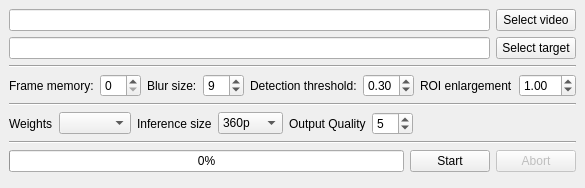
<?xml version="1.0" encoding="UTF-8"?>
<ui version="4.0">
    <class>MainWindow</class>
    <widget class="QMainWindow" name="MainWindow">
        <property name="geometry">
            <rect>
                <x>0</x>
                <y>0</y>
                <width>534</width>
                <height>188</height>
            </rect>
        </property>
        <property name="windowTitle">
            <string>DashcamCleaner</string>
        </property>
        <widget class="QWidget" name="centralwidget">
            <layout class="QVBoxLayout" name="verticalLayout">
                <item>
                    <layout class="QHBoxLayout" name="horizontalLayout">
                        <item>
                            <widget class="QLineEdit" name="line_source">
                                <property name="enabled">
                                    <bool>true</bool>
                                </property>
                                <property name="readOnly">
                                    <bool>true</bool>
                                </property>
                            </widget>
                        </item>
                        <item>
                            <widget class="QPushButton" name="button_source">
                                <property name="text">
                                    <string>Select video</string>
                                </property>
                            </widget>
                        </item>
                    </layout>
                </item>
                <item>
                    <layout class="QHBoxLayout" name="horizontalLayout_2">
                        <item>
                            <widget class="QLineEdit" name="line_target">
                                <property name="enabled">
                                    <bool>true</bool>
                                </property>
                                <property name="readOnly">
                                    <bool>true</bool>
                                </property>
                            </widget>
                        </item>
                        <item>
                            <widget class="QPushButton" name="button_target">
                                <property name="text">
                                    <string>Select target</string>
                                </property>
                            </widget>
                        </item>
                    </layout>
                </item>
                <item>
                    <widget class="Line" name="line">
                        <property name="orientation">
                            <enum>Qt::Horizontal</enum>
                        </property>
                    </widget>
                </item>
                <item>
                    <layout class="QHBoxLayout" name="horizontalLayout_3">
                        <item>
                            <widget class="QLabel" name="label_2">
                                <property name="text">
                                    <string>Frame memory:</string>
                                </property>
                            </widget>
                        </item>
                        <item>
                            <widget class="QSpinBox" name="spin_memory"/>
                        </item>
                        <item>
                            <widget class="QLabel" name="label_3">
                                <property name="text">
                                    <string>Blur size:</string>
                                </property>
                            </widget>
                        </item>
                        <item>
                            <widget class="QSpinBox" name="spin_blur">
                                <property name="value">
                                    <number>9</number>
                                </property>
                            </widget>
                        </item>
                        <item>
                            <widget class="QLabel" name="label_5">
                                <property name="text">
                                    <string>Detection threshold:</string>
                                </property>
                            </widget>
                        </item>
                        <item>
                            <widget class="QDoubleSpinBox" name="double_spin_threshold">
                                <property name="maximum">
                                    <double>1.000000000000000</double>
                                </property>
                                <property name="singleStep">
                                    <double>0.050000000000000</double>
                                </property>
                                <property name="value">
                                    <double>0.300000000000000</double>
                                </property>
                            </widget>
                        </item>
                        <item>
                            <widget class="QLabel" name="label_6">
                                <property name="text">
                                    <string>ROI enlargement</string>
                                </property>
                            </widget>
                        </item>
                        <item>
                            <widget class="QDoubleSpinBox" name="double_spin_roimulti">
                                <property name="minimum">
                                    <double>0.800000000000000</double>
                                </property>
                                <property name="maximum">
                                    <double>10.000000000000000</double>
                                </property>
                                <property name="singleStep">
                                    <double>0.050000000000000</double>
                                </property>
                                <property name="value">
                                    <double>1.000000000000000</double>
                                </property>
                            </widget>
                        </item>
                    </layout>
                </item>
                <item>
                    <widget class="Line" name="line_2">
                        <property name="orientation">
                            <enum>Qt::Horizontal</enum>
                        </property>
                    </widget>
                </item>
                <item>
                    <layout class="QHBoxLayout" name="horizontalLayout_4">
                        <item>
                            <widget class="QLabel" name="label">
                                <property name="text">
                                    <string>Weights</string>
                                </property>
                            </widget>
                        </item>
                        <item>
                            <widget class="QComboBox" name="combo_box_weights"/>
                        </item>
                        <item>
                            <widget class="QLabel" name="label_4">
                                <property name="text">
                                    <string>Inference size</string>
                                </property>
                            </widget>
                        </item>
                        <item>
                            <widget class="QComboBox" name="combo_box_scale">
                                <property name="currentText">
                                    <string>360p</string>
                                </property>
                                <item>
                                    <property name="text">
                                        <string>360p</string>
                                    </property>
                                </item>
                                <item>
                                    <property name="text">
                                        <string>720p</string>
                                    </property>
                                </item>
                                <item>
                                    <property name="text">
                                        <string>1080p</string>
                                    </property>
                                </item>
                            </widget>
                        </item>
                        <item>
                            <widget class="QLabel" name="label_7">
                                <property name="text">
                                    <string>Output Quality</string>
                                </property>
                            </widget>
                        </item>
                        <item>
                            <widget class="QSpinBox" name="spin_quality">
                                <property name="maximum">
                                    <number>10</number>
                                </property>
                                <property name="value">
                                    <number>5</number>
                                </property>
                            </widget>
                        </item>
                        <item>
                            <spacer name="horizontalSpacer">
                                <property name="orientation">
                                    <enum>Qt::Horizontal</enum>
                                </property>
                                <property name="sizeHint" stdset="0">
                                    <size>
                                        <width>40</width>
                                        <height>20</height>
                                    </size>
                                </property>
                            </spacer>
                        </item>
                    </layout>
                </item>
                <item>
                    <widget class="Line" name="line_3">
                        <property name="orientation">
                            <enum>Qt::Horizontal</enum>
                        </property>
                    </widget>
                </item>
                <item>
                    <layout class="QHBoxLayout" name="horizontalLayout_5">
                        <item>
                            <widget class="QProgressBar" name="progress">
                                <property name="enabled">
                                    <bool>true</bool>
                                </property>
                                <property name="value">
                                    <number>0</number>
                                </property>
                            </widget>
                        </item>
                        <item>
                            <widget class="QPushButton" name="button_start">
                                <property name="text">
                                    <string>Start</string>
                                </property>
                            </widget>
                        </item>
                        <item>
                            <widget class="QPushButton" name="button_abort">
                                <property name="enabled">
                                    <bool>false</bool>
                                </property>
                                <property name="text">
                                    <string>Abort</string>
                                </property>
                            </widget>
                        </item>
                    </layout>
                </item>
            </layout>
        </widget>
    </widget>
    <resources/>
    <connections/>
</ui>
